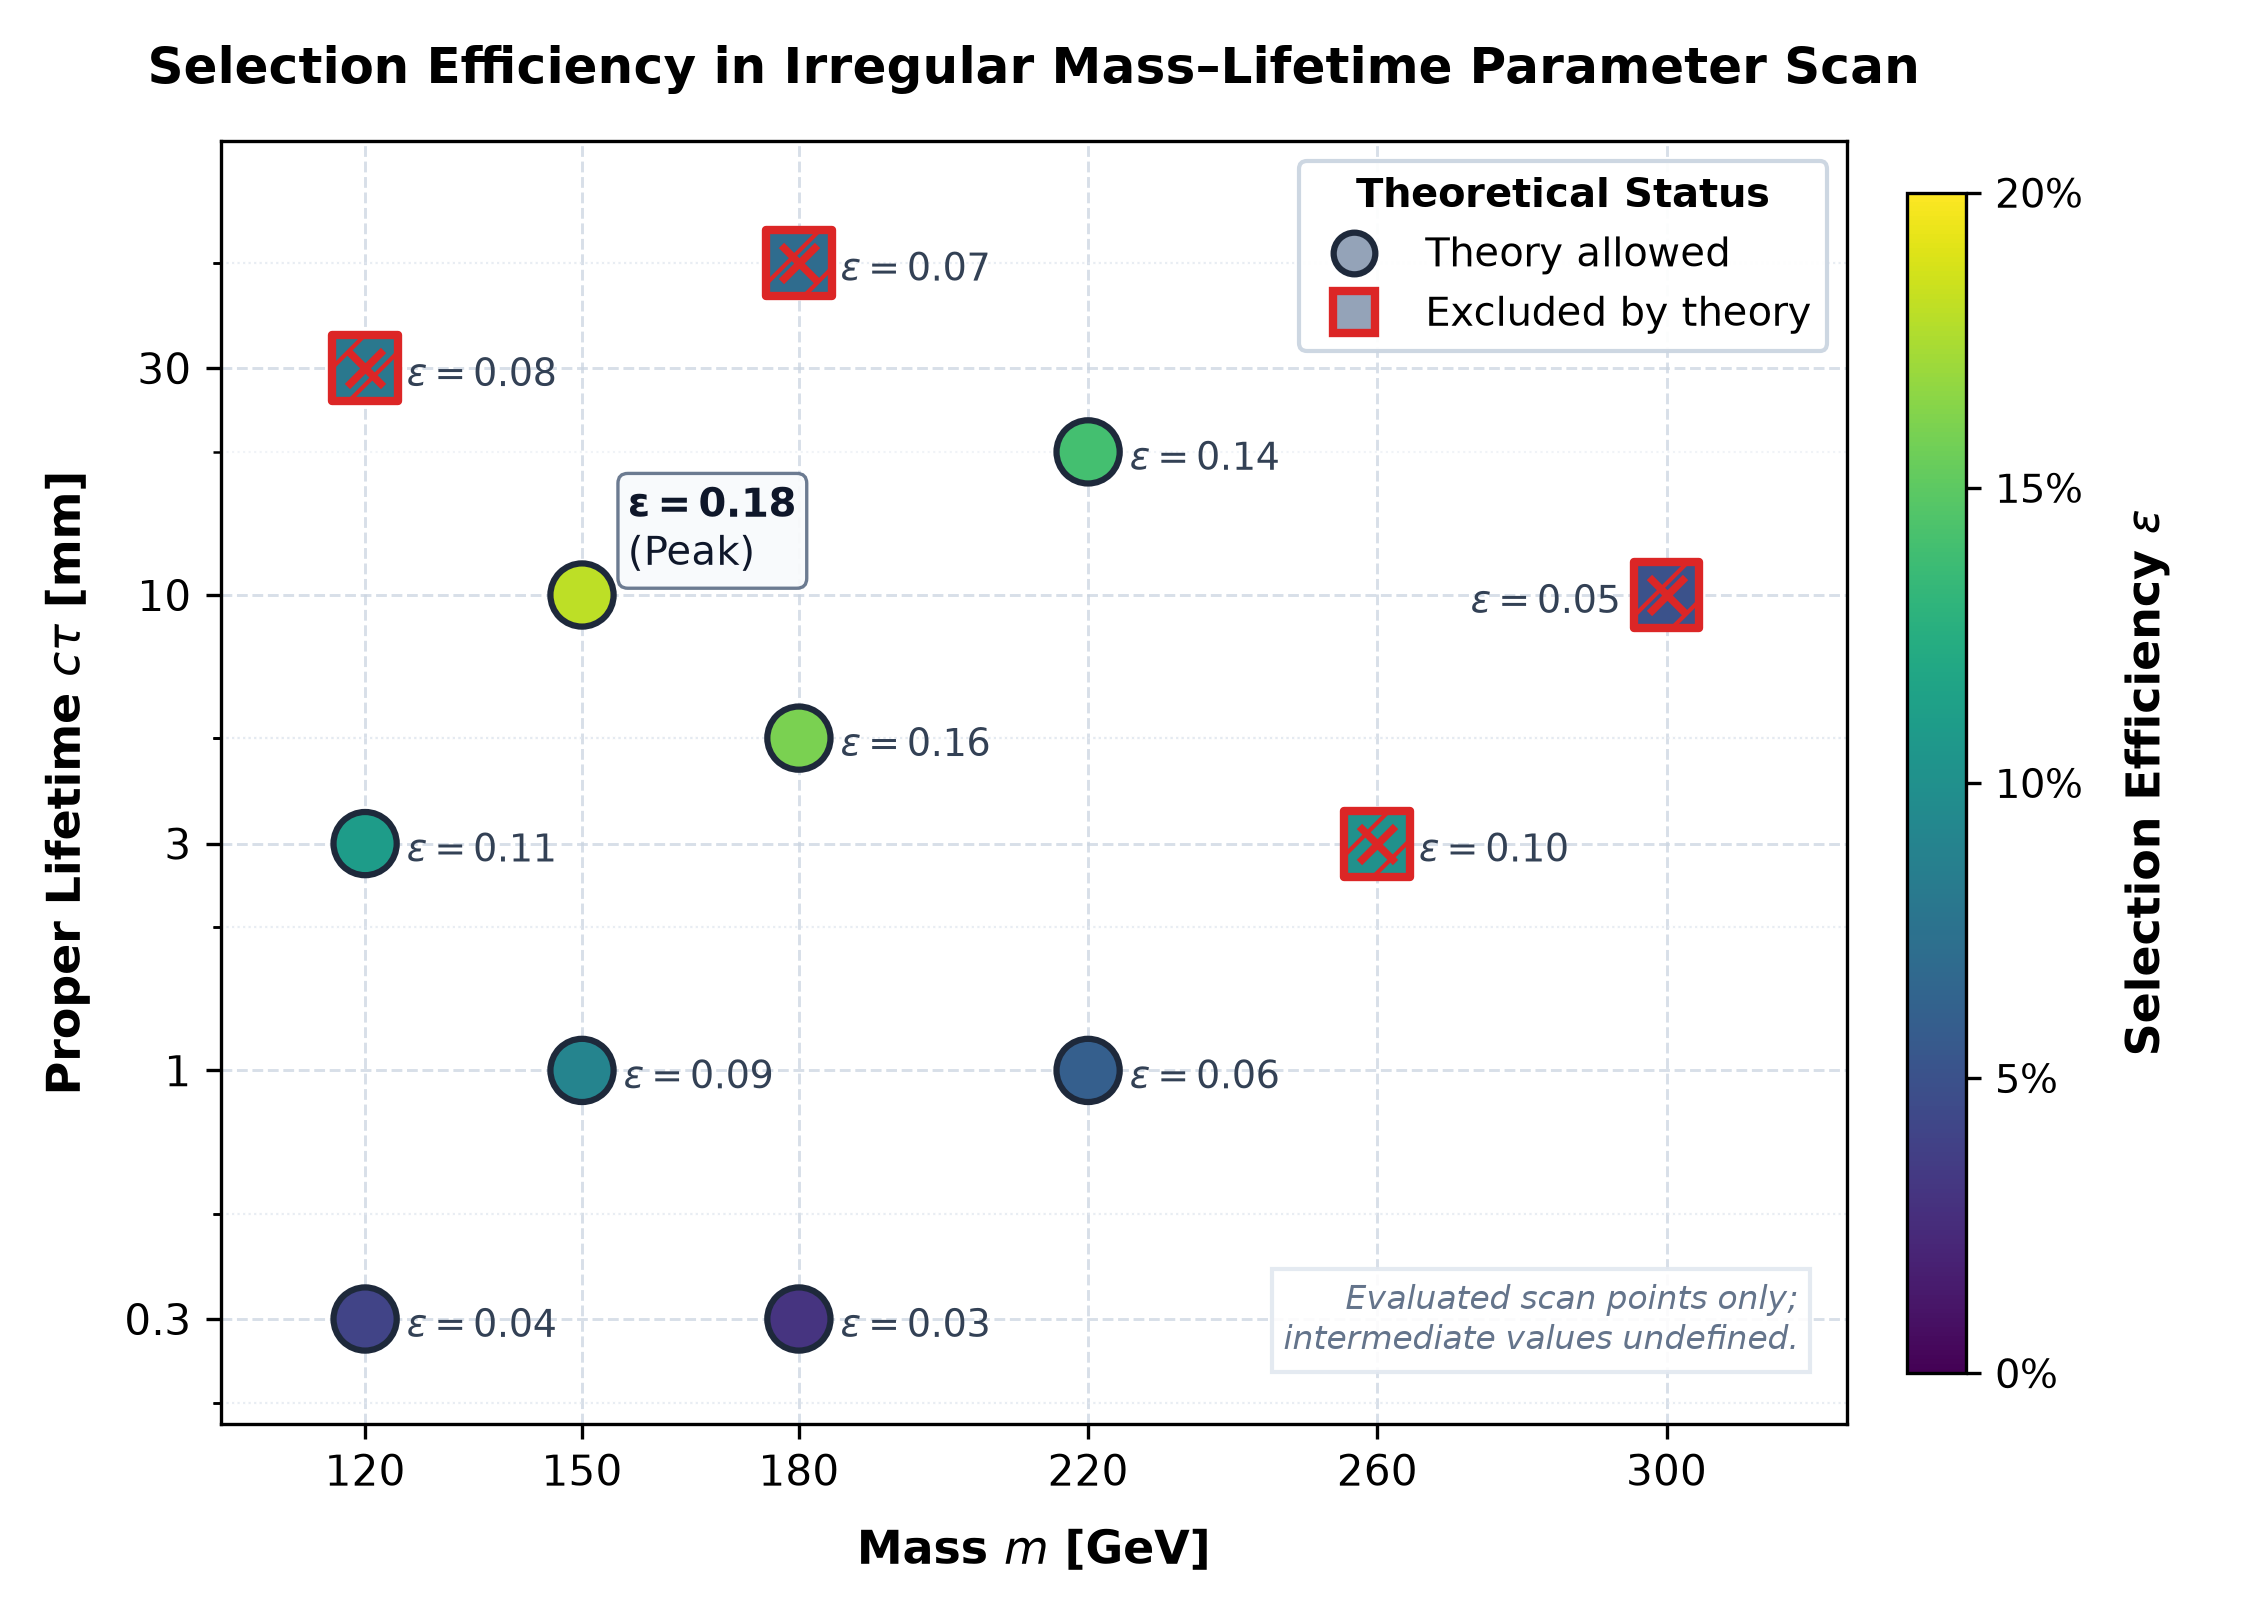

Write Python code to recreate this figure.
import pandas as pd
import numpy as np
import matplotlib.pyplot as plt
import matplotlib.ticker as ticker
from matplotlib.colors import Normalize
from matplotlib.lines import Line2D

# 1. Load data
df = pd.read_csv('data.csv')

# Ensure correct data types
df['mass_gev'] = df['mass_gev'].astype(float)
df['lifetime_mm'] = df['lifetime_mm'].astype(float)
df['efficiency'] = df['efficiency'].astype(float)
if df['excluded'].dtype == object:
    df['excluded'] = df['excluded'].astype(str).str.strip().str.lower() == 'true'
else:
    df['excluded'] = df['excluded'].astype(bool)

# 2. Configure publication typography and styling
plt.rcParams.update({
    'font.family': 'sans-serif',
    'font.sans-serif': ['DejaVu Sans', 'Arial', 'Helvetica'],
    'font.size': 10,
    'axes.labelsize': 11,
    'axes.titlesize': 12,
    'xtick.labelsize': 10,
    'ytick.labelsize': 10,
    'legend.fontsize': 9.5,
    'figure.titlesize': 13,
    'mathtext.fontset': 'dejavusans',
})

fig, ax = plt.subplots(figsize=(7.5, 5.4), dpi=300)

# Colormap and normalization for selection efficiency
cmap = plt.cm.viridis
norm = Normalize(vmin=0.0, vmax=0.20)

# Split allowed vs excluded subsets
allowed = df[~df['excluded']]
excluded = df[df['excluded']]

# 3. Plot allowed evaluated points (solid circles)
sc_allowed = ax.scatter(
    allowed['mass_gev'],
    allowed['lifetime_mm'],
    c=allowed['efficiency'],
    cmap=cmap,
    norm=norm,
    s=230,
    marker='o',
    edgecolors='#1e293b',
    linewidths=1.5,
    zorder=4,
    label='Theory allowed'
)

# 4. Plot excluded evaluated points (squares with red boundary and hatch)
sc_excluded = ax.scatter(
    excluded['mass_gev'],
    excluded['lifetime_mm'],
    c=excluded['efficiency'],
    cmap=cmap,
    norm=norm,
    s=250,
    marker='s',
    edgecolors='#dc2626',
    linewidths=2.0,
    hatch='//',
    zorder=4,
    label='Excluded by theory'
)

# Overlay red cross on excluded points for clear print/monochrome distinction
ax.scatter(
    excluded['mass_gev'],
    excluded['lifetime_mm'],
    color='#dc2626',
    s=75,
    marker='x',
    linewidths=1.8,
    zorder=5
)

# 5. Numerical annotations for each evaluated parameter point
for _, row in df.iterrows():
    m = row['mass_gev']
    tau = row['lifetime_mm']
    eff = row['efficiency']
    is_ex = row['excluded']
    
    if eff == df['efficiency'].max():
        txt_label = f"$\\mathbf{{\\epsilon = {eff:.2f}}}$\n(Peak)"
        ax.annotate(
            txt_label,
            xy=(m, tau),
            xytext=(11, 4),
            textcoords='offset points',
            fontsize=9.5,
            color='#0f172a',
            va='bottom',
            ha='left',
            zorder=6,
            bbox=dict(boxstyle='round,pad=0.25', facecolor='#f8fafc', edgecolor='#64748b', alpha=0.95, lw=0.8)
        )
    elif m >= 280:
        txt = f"$\\epsilon = {eff:.2f}$"
        ax.annotate(
            txt,
            xy=(m, tau),
            xytext=(-11, -2),
            textcoords='offset points',
            fontsize=9,
            color='#334155',
            va='center',
            ha='right',
            zorder=6
        )
    else:
        txt = f"$\\epsilon = {eff:.2f}$"
        ax.annotate(
            txt,
            xy=(m, tau),
            xytext=(10, -2),
            textcoords='offset points',
            fontsize=9,
            color='#334155',
            va='center',
            ha='left',
            zorder=6
        )

# 6. Set scale, limits, and tick locations
ax.set_yscale('log')
ax.set_xlim(100, 325)
ax.set_ylim(0.18, 90)

# Explicit mass ticks at scanned values
ax.set_xticks([120, 150, 180, 220, 260, 300])
ax.set_xticklabels(['120', '150', '180', '220', '260', '300'])

# Log ticks formatting for lifetime matching scanned decades
ax.set_yticks([0.3, 1.0, 3.0, 10.0, 30.0])
ax.yaxis.set_major_formatter(ticker.FuncFormatter(lambda y, _: f"{y:g}"))
ax.yaxis.set_minor_locator(ticker.LogLocator(base=10.0, subs=(0.2, 0.5, 2.0, 5.0, 50.0), numticks=10))
ax.yaxis.set_minor_formatter(ticker.NullFormatter())

# 7. Axes labels and title
ax.set_xlabel(r'Mass $m$ [GeV]', fontweight='bold', labelpad=8)
ax.set_ylabel(r'Proper Lifetime $c\tau$ [mm]', fontweight='bold', labelpad=8)
ax.set_title('Selection Efficiency in Irregular Mass–Lifetime Parameter Scan', pad=14, fontweight='bold', fontsize=12)

# Subtle scientific grid
ax.grid(True, which='major', linestyle='--', linewidth=0.7, color='#cbd5e1', alpha=0.75, zorder=1)
ax.grid(True, which='minor', linestyle=':', linewidth=0.5, color='#e2e8f0', alpha=0.5, zorder=1)

# 8. Colorbar for Selection Efficiency
cbar = fig.colorbar(sc_allowed, ax=ax, orientation='vertical', pad=0.03, shrink=0.92, aspect=20)
cbar.set_label(r'Selection Efficiency $\epsilon$', fontweight='bold', labelpad=10)
cbar.set_ticks(np.linspace(0.0, 0.20, 5))
cbar.ax.yaxis.set_major_formatter(ticker.PercentFormatter(xmax=1.0, decimals=0))
cbar.ax.tick_params(labelsize=9.5)

# 9. Legend for theoretical exclusion status
legend_elements = [
    Line2D([0], [0], marker='o', color='w', label='Theory allowed',
           markerfacecolor='#94a3b8', markeredgecolor='#1e293b', markeredgewidth=1.5, markersize=10),
    Line2D([0], [0], marker='s', color='w', label='Excluded by theory',
           markerfacecolor='#94a3b8', markeredgecolor='#dc2626', markeredgewidth=2.0, markersize=10),
]
legend = ax.legend(
    handles=legend_elements,
    loc='upper right',
    frameon=True,
    framealpha=0.95,
    edgecolor='#cbd5e1',
    facecolor='#ffffff',
    title='Theoretical Status',
    title_fontsize=9.5
)
legend.get_title().set_fontweight('bold')

# 10. Note clarifying discrete evaluated parameter points (placed in empty bottom-right region)
ax.text(
    0.97, 0.05,
    "Evaluated scan points only;\nintermediate values undefined.",
    transform=ax.transAxes,
    fontsize=8,
    style='italic',
    color='#64748b',
    va='bottom',
    ha='right',
    bbox=dict(boxstyle='square,pad=0.35', facecolor='#ffffff', edgecolor='#e2e8f0', alpha=0.9)
)

plt.tight_layout()
plt.savefig('plot.png', dpi=300)
plt.close()
